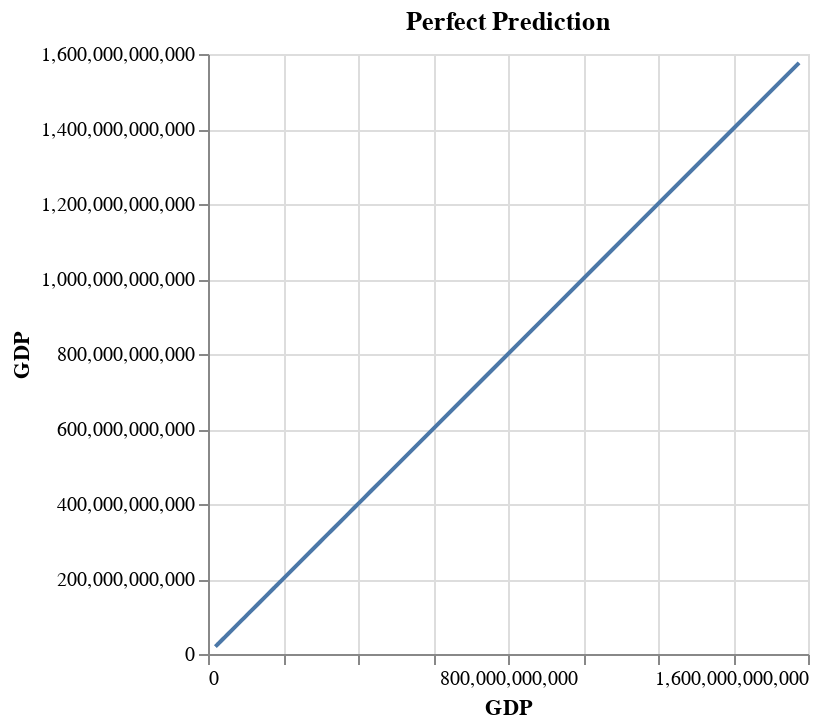

Notebook code for this chart:
### Markdown cell above
**[5.6]** Create a line chart with y as both x and y axes

### Code cell
alt.Chart(pd.DataFrame({'GDP': y})).mark_line().encode(
    x='GDP',
    y='GDP'
).properties(
    title='Perfect Prediction'
)

### Figure 1 — Vega-Lite specification as saved in the notebook (floating-point values rounded to 4 significant figures)
{"config": {"view": {"continuousWidth": 300, "continuousHeight": 300}}, "data": {"name": "data-f1bfd2cedbb7f8736f37382ee2e99cad"}, "mark": {"type": "line"}, "encoding": {"x": {"field": "GDP", "type": "quantitative"}, "y": {"field": "GDP", "type": "quantitative"}}, "title": "Perfect Prediction", "$schema": "https://vega.github.io/schema/vega-lite/v5.20.1.json", "datasets": {"data-f1bfd2cedbb7f8736f37382ee2e99cad": [{"GDP": 19652816665}, {"GDP": 19892485161}, {"GDP": 21507447643}, {"GDP": 23764139321}, {"GDP": 25936835032}, {"GDP": 27268451114}, {"GDP": 30397580916}, {"GDP": 32665472057}, {"GDP": 36628961810}, {"GDP": 41271138985}, {"GDP": 45149512823}, {"GDP": 51967289720}, {"GDP": 63737347854}, {"GDP": 88831245394}, {"GDP": 97170558514}, {"GDP": 104921215177}, {"GDP": 110201881165}, {"GDP": 118338596887}, {"GDP": 134712029990}, {"GDP": 149774930362}, {"GDP": 176642284918}, {"GDP": 193770274743}, {"GDP": 177030416472}, {"GDP": 193242166274}, {"GDP": 180234716576}, {"GDP": 182036933408}, {"GDP": 189060349391}, {"GDP": 235659196740}, {"GDP": 299267974921}, {"GDP": 310777222008}, {"GDP": 325310415195}, {"GDP": 324878874106}, {"GDP": 311544406970}, {"GDP": 322211691456}, {"GDP": 367216364716}, {"GDP": 400302731411}, {"GDP": 434568007513}, {"GDP": 398899138574}, {"GDP": 388608221582}, {"GDP": 415222633926}, {"GDP": 378376086723}, {"GDP": 394648911679}, {"GDP": 466488060571}, {"GDP": 612490396927}, {"GDP": 693407758232}, {"GDP": 746054207847}, {"GDP": 853099630996}, {"GDP": 1053995523724}, {"GDP": 927805183331}, {"GDP": 1146138465604}, {"GDP": 1396649906339}, {"GDP": 1546151783873}, {"GDP": 1576184467015}, {"GDP": 1467483705132}]}}
